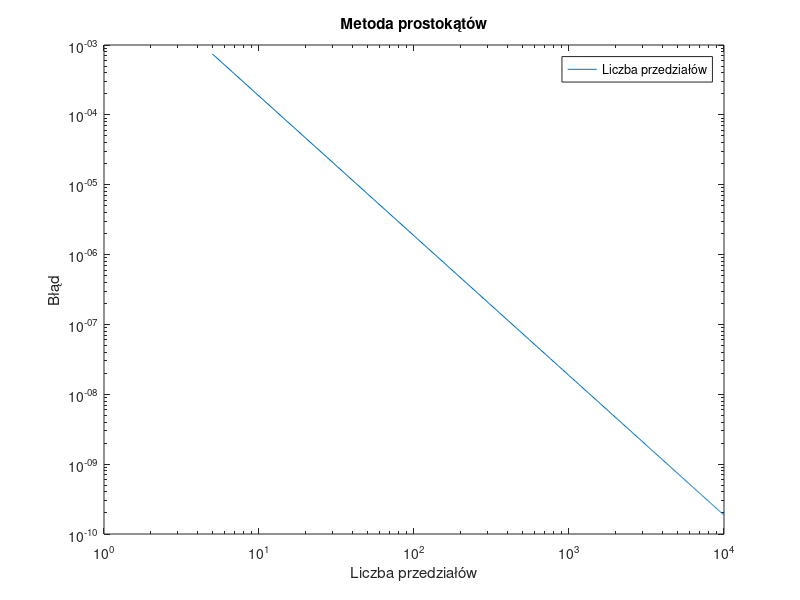

Write MATLAB code to recreate this figure.
function [ft_5, integral_1000, Nt, integration_error] = midpoint_rule_accuracy_evaluation()


    reference_value = 0.0473612919396179; % wartość wzorcowa całki

    ft_5 = failure_density_function(5);
    N = 1000; % liczba podprzedziałów całkowania
    x = linspace(0,5,N+1); % liczba punktów = liczba podprzedziałów całkowania + 1
    integral_1000 = midpoint_rule(x);

    Nt = 5:50:10^4;
    for i = 1:length(Nt)
        N = Nt(i);
        x = linspace(0,5,N+1);
        val = midpoint_rule(x);
        integration_error(1, i) = abs(val - reference_value);
    end

    loglog(Nt, integration_error);
    xlabel("Liczba przedziałów");
    ylabel("Błąd");
    legend("Liczba przedziałów", "Błąd");
    title("Metoda prostokątów");
    saveas(gcf, "zadanie1.png");
    


end


function integral_approximation = midpoint_rule(x)
    result = 0;
    for i = 1:length(x)-1
        xi = x(i);
        x2 = x(i+1);
        mid = (xi + x2) / 2;
        dx = x2 - xi;
        result = result + failure_density_function(mid) * dx;
    end
    integral_approximation = result;
end

function ft = failure_density_function(t)
   
    ft = exp(1)^((-(t-10)^2)/(2*9))/(3*sqrt(2*pi));
end
